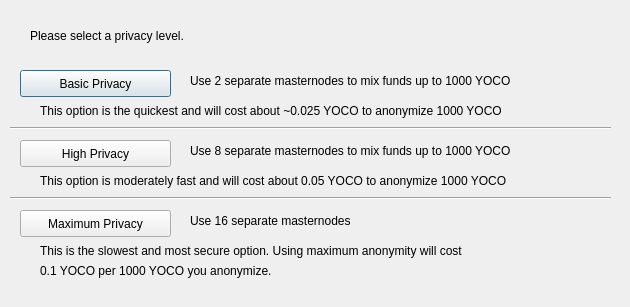
<?xml version="1.0" encoding="UTF-8"?>
<ui version="4.0">
 <class>DarksendConfig</class>
 <widget class="QDialog" name="DarksendConfig">
  <property name="geometry">
   <rect>
    <x>0</x>
    <y>0</y>
    <width>630</width>
    <height>307</height>
   </rect>
  </property>
  <property name="windowTitle">
   <string>Configure Darksend</string>
  </property>
  <widget class="QPushButton" name="buttonBasic">
   <property name="geometry">
    <rect>
     <x>20</x>
     <y>70</y>
     <width>151</width>
     <height>27</height>
    </rect>
   </property>
   <property name="text">
    <string>Basic Privacy</string>
   </property>
  </widget>
  <widget class="QPushButton" name="buttonHigh">
   <property name="geometry">
    <rect>
     <x>20</x>
     <y>140</y>
     <width>151</width>
     <height>27</height>
    </rect>
   </property>
   <property name="text">
    <string>High Privacy</string>
   </property>
  </widget>
  <widget class="QPushButton" name="buttonMax">
   <property name="geometry">
    <rect>
     <x>20</x>
     <y>210</y>
     <width>151</width>
     <height>27</height>
    </rect>
   </property>
   <property name="text">
    <string>Maximum Privacy</string>
   </property>
  </widget>
  <widget class="QLabel" name="label">
   <property name="geometry">
    <rect>
     <x>30</x>
     <y>20</y>
     <width>571</width>
     <height>31</height>
    </rect>
   </property>
   <property name="text">
    <string>Please select a privacy level.</string>
   </property>
  </widget>
  <widget class="QLabel" name="label_2">
   <property name="geometry">
    <rect>
     <x>190</x>
     <y>70</y>
     <width>421</width>
     <height>21</height>
    </rect>
   </property>
   <property name="text">
    <string>Use 2 separate masternodes to mix funds up to 1000 YOCO</string>
   </property>
  </widget>
  <widget class="QLabel" name="label_3">
   <property name="geometry">
    <rect>
     <x>190</x>
     <y>140</y>
     <width>411</width>
     <height>21</height>
    </rect>
   </property>
   <property name="text">
    <string>Use 8 separate masternodes to mix funds up to 1000 YOCO</string>
   </property>
  </widget>
  <widget class="QLabel" name="label_4">
   <property name="geometry">
    <rect>
     <x>190</x>
     <y>210</y>
     <width>421</width>
     <height>21</height>
    </rect>
   </property>
   <property name="text">
    <string>Use 16 separate masternodes</string>
   </property>
  </widget>
  <widget class="QLabel" name="label_6">
   <property name="geometry">
    <rect>
     <x>40</x>
     <y>100</y>
     <width>561</width>
     <height>21</height>
    </rect>
   </property>
   <property name="text">
    <string>This option is the quickest and will cost about ~0.025 YOCO to anonymize 1000 YOCO</string>
   </property>
  </widget>
  <widget class="QLabel" name="label_7">
   <property name="geometry">
    <rect>
     <x>40</x>
     <y>170</y>
     <width>561</width>
     <height>21</height>
    </rect>
   </property>
   <property name="text">
    <string>This option is moderately fast and will cost about 0.05 YOCO to anonymize 1000 YOCO</string>
   </property>
  </widget>
  <widget class="QLabel" name="label_8">
   <property name="geometry">
    <rect>
     <x>40</x>
     <y>240</y>
     <width>561</width>
     <height>21</height>
    </rect>
   </property>
   <property name="text">
    <string>This is the slowest and most secure option. Using maximum anonymity will cost</string>
   </property>
  </widget>
  <widget class="QLabel" name="label_9">
   <property name="geometry">
    <rect>
     <x>40</x>
     <y>260</y>
     <width>561</width>
     <height>21</height>
    </rect>
   </property>
   <property name="text">
    <string>0.1 YOCO per 1000 YOCO you anonymize.</string>
   </property>
  </widget>
  <widget class="Line" name="line">
   <property name="geometry">
    <rect>
     <x>10</x>
     <y>120</y>
     <width>601</width>
     <height>16</height>
    </rect>
   </property>
   <property name="orientation">
    <enum>Qt::Horizontal</enum>
   </property>
  </widget>
  <widget class="Line" name="line_2">
   <property name="geometry">
    <rect>
     <x>10</x>
     <y>190</y>
     <width>601</width>
     <height>16</height>
    </rect>
   </property>
   <property name="orientation">
    <enum>Qt::Horizontal</enum>
   </property>
  </widget>
 </widget>
 <resources/>
 <connections/>
</ui>
